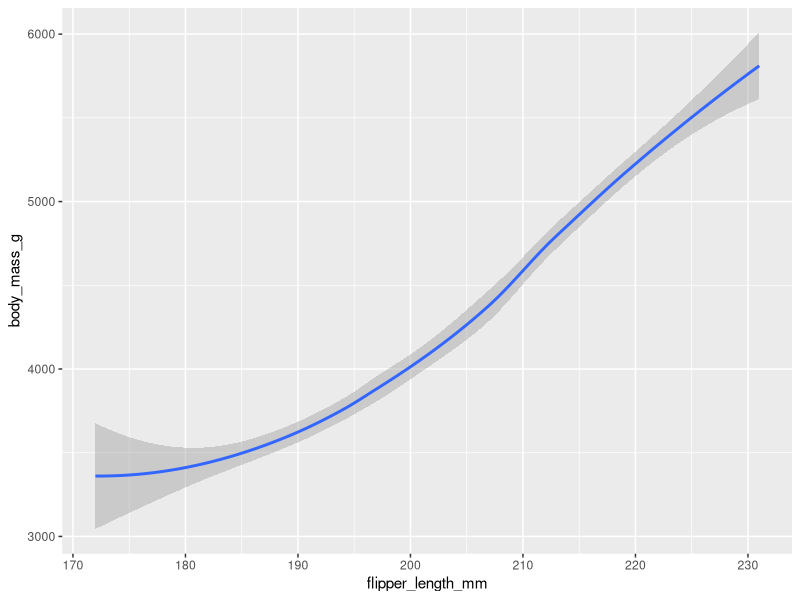
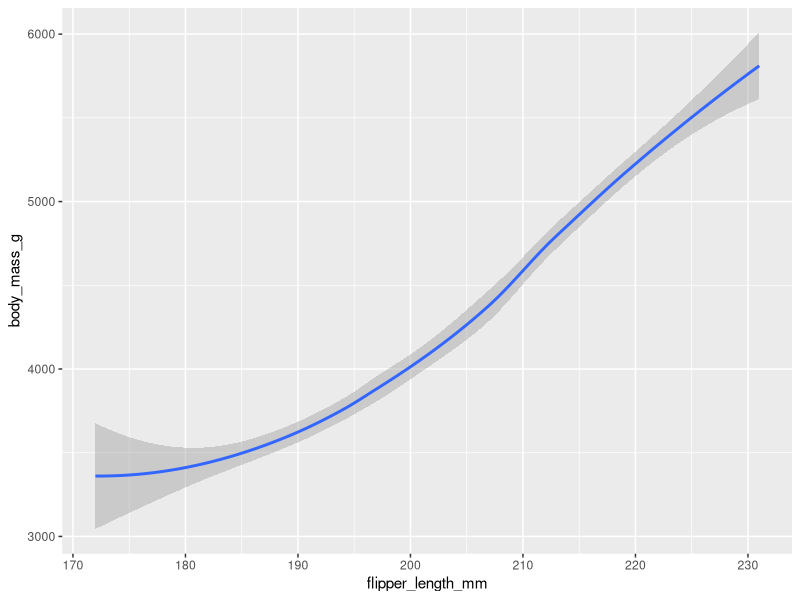

R code for these plots, in order:

library(ggplot2)
library(palmerpenguins)

ggplot(data = penguins) +
  geom_smooth(aes(x = flipper_length_mm, y = body_mass_g))

ggplot(penguins, aes(flipper_length_mm, body_mass_g)) +
  geom_smooth()

geom_smooth(method = "lm")
